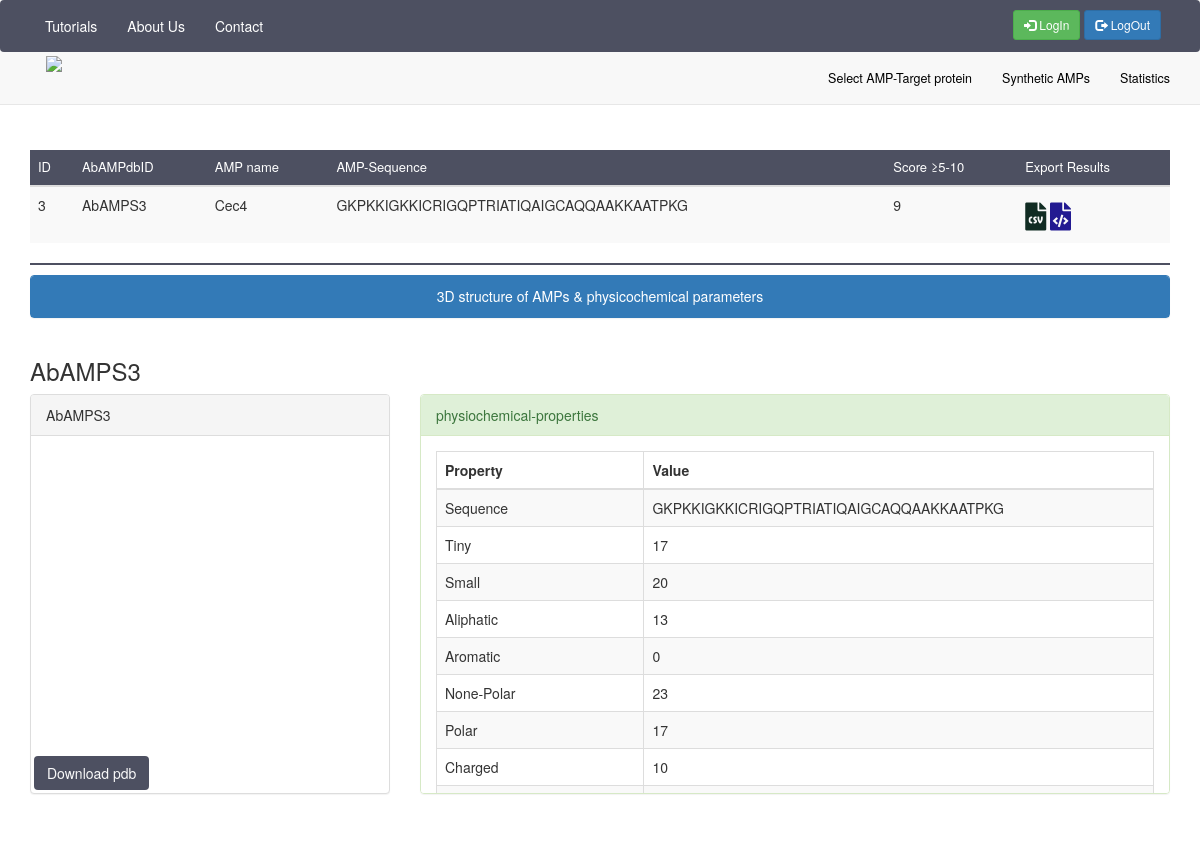
The page /synthetic/synthetic/3 on the database its author committed.
### synthetic/models.py (models this page shows, shortened)
class Synthetic(models.Model):
    starget_protein = models.ForeignKey(
        Stargetproteins, on_delete=models.SET_NULL, null=True, blank=True)
    sdock = models.ManyToManyField('Sdock', related_name='sdock')
    title = models.CharField(("Title"), max_length=255)
    name = models.CharField(("Name"), max_length=255)
    s = models.CharField(
        ("Synthetic_sequence"), max_length=500)
    synthetic_Tiny = models.IntegerField(("Tiny"))
    synthetic_Small = models.IntegerField(("Small"))
    synthetic_Aliphtic = models.IntegerField(("Synthetic_aliphatic"))
    synthetic_Aromatic = models.IntegerField(("Synthetic_aromatic"))
    synthetic_non_polar = models.IntegerField(("Synthetic_Non_Polar-aa"))
    synthetic_polar = models.IntegerField(("Synthetic_Polar-aa"))
    synthetic_charged_aa = models.IntegerField(("Synthetic_Charged-aa"))
    synthetic_basic = models.IntegerField(("Synthetic_Basic-aa"))
    synthetic_acidic = models.CharField(
        ("Synthetic_Acidic-aa"), max_length=255)
    synthetic_mol_weight_tiny = models.FloatField(
        ("Synthetic_Mole%-Tiny_aa"), max_length=255)
    synthetic_mol_weight_small = models.FloatField(
        ("Synthetic_Mole%-Small_aa"), max_length=255)
    synthetic_mol_weight_apliphatic = models.FloatField(
        ("Synthetic_Mole%-Aliphtic_aa"), max_length=255)
    synthetic_mol_weight_aromatic = models.CharField(
        ("Synthetic_Mole%-Aromatic_aa"), max_length=255)
    synthetic_mol_weight_non_polar = models.FloatField(
        ("Synthetic_Mole%-Non_Polar_aa"), max_length=255)
    synthetic_mol_weight_polar = models.FloatField(
        ("Synthetic_Mole%-Polar_aa"), max_length=255)
    synthetic_mol_weight_charged = models.FloatField(
        ("Synthetic_Mole%-Charged_aa"), max_length=255)
    synthetic_mol_weight_basic = models.FloatField(
        ("Synthetic_Mole%-Basic_aa"), max_length=255, default=None)
    synthetic_mol_weight_acidic = models.IntegerField(
        ("Synthetic_Mole%-Acidic_aa"), default=None)
    synthetic_molecular_weight = models.FloatField(
        ("Synthetic_mw"), max_length=255, default=None)
    synthetic_length = models.IntegerField(("Synthetic_length"), default=None)
    synthetic_charge = models.FloatField(
        ("Synthetic_Charge"), max_length=255, default=None)
    synthetic_isolelectric_point = models.FloatField(
        ("Synthetic_Isolelectric point"), max_length=255)
    synthetic_aliphatic_Index = models.FloatField(
        ("Synthetic_Aliphatic Index"), max_length=255, default=None)
    synthetic_instability_Index = models.FloatField(
        ("Synthetic_Instability Index"), max_length=255)
    synthetic_bomanIndex = models.FloatField(
        ("Synthetic_BomanIndex"), max_length=255)
    synthetic_hydrophobicity = models.FloatField(
        ("Synthetic_Hydrophobicity"), max_length=255)
    synthetic_hydrophobic_moment = models.FloatField(
        ("Synthetic_Hydrophobic moment"), max_length=255)
    synthetic_toxicity = models.CharField(
        ("Synthetic_Toxicity"), max_length=255, default=None)
    synthetic_hemolytic_activity = models.FloatField(
        ("Synthetic_Hemolytic activity"), max_length=255)
    synthetic_score = models.IntegerField(("Synthetic_Score"), default=None)
    synthetic_pdb_name = models.CharField(
        ("Synthetic_PDBName"), max_length=255, default=None)

### synthetic/views.py (the view)
# urls.py: path("synthetic/<int:synthetic_id>", views.submit_synthetic, name='submit_synthetic'),
def submit_synthetic(request, synthetic_id):
    synthetic = Synthetic.objects.get(pk=synthetic_id)
    return render(request, "synthetic/synthetic.html", {
        "synthetic": synthetic,
    })

### synthetic/templates/synthetic/synthetic.html (shortened to what this page needs)
{% extends 'base.html' %} {% block content %} {% load static %}
<head>
    <link rel="stylesheet" href="https://cdnjs.cloudflare.com/ajax/libs/OwlCarousel2/2.3.4/assets/owl.carousel.min.css"
    />
    <link rel="stylesheet" href="https://cdnjs.cloudflare.com/ajax/libs/OwlCarousel2/2.3.4/assets/owl.theme.default.min.css"
 />
    <link rel="stylesheet" href="https://cdnjs.cloudflare.com/ajax/libs/OwlCarousel2/2.3.4/assets/owl.carousel.min.css"
    />
    <link rel="stylesheet" href="https://cdnjs.cloudflare.com/ajax/libs/OwlCarousel2/2.3.4/assets/owl.theme.default.min.css"
 />
    <link rel="stylesheet" href="https://cdnjs.cloudflare.com/ajax/libs/font-awesome/4.7.0/css/font-awesome.min.css">
    <link rel="stylesheet" href="https://cdnjs.cloudflare.com/ajax/libs/font-awesome/5.15.3/css/all.min.css">
</head>
<table class="table table-striped w-auto" id="myTable">
    <thead style="background-color: #4D5061; color: white;" font-weight="normal" font-size="small">
        <tr>
            <th scope="col" style="font-size: small; font-weight: normal;">ID</th>
            <th scope="col" style="font-size: small; font-weight: normal;">AbAMPdbID</th>
            <th scope="col" style="font-size: small; font-weight: normal;">AMP name</th>
            <th scope="col" style="font-size: small; font-weight: normal;">AMP-Sequence</th>
            <th scope="col" style="font-size: small; font-weight: normal;">Score ≥5-10</th>
            <th scope="col" style="font-size: small; font-weight: normal;">Export Results</th>
        </tr>
    </thead>
    <tbody>
        <tr class="table-info">
            <td>{{ synthetic.id }}</td>
            <td>{{ synthetic.title }}</td>
            <td>{{ synthetic.name }}</td>
            <td>{{ synthetic.s }}</td>
            <td>{{ synthetic.synthetic_score }}</td>
            <td><button onclick="tableToCSV()" style="background-color: #f9f9f9; font-size:28px; margin: 0; padding: 0;"><i class="fas fa-file-csv" style="color: rgb(17, 44, 35); margin-top: -10px;"></i></button>
                <button onclick="tableToXML()" style="background-color: #f9f9f9; font-size: 28px; margin: 0; padding: 0;">
                    <i class="fas fa-file-code" style="color: rgb(34, 26, 145); margin-top: -10px;"></i>
                  </button>
            </td>
    </tbody>
</table>
<hr />
<body>
    <div class="row">
        <div class="col-md-12 col-sm-12 col-xs-20">
            <div class="panel panel-primary">
                <div class="panel-heading" align="center">
                    3D structure of AMPs & physicochemical parameters
                </div>
            </div>
        </div>
    </div>
    <h3>{{ synthetic.title }}</h3>
    <div class="row">
        <div class="col-md-4 col-sm-4 col-xs-12">
            <div class="panel panel-default" style="height: 400px;">
                <div class="panel-heading">
                    {{ synthetic.title }}
                </div>
                <div>
                    <div id="container-01" class="mol-container"></div>
                    <div>
                        <a style="background-color: #4D5061; color: #f9f9f9; margin: 20px; margin-left: 3px;" role="button" href='/synthetic/static/{{ synthetic.synthetic_pdb_name }}' download='/synthetic/static/{{ synthetic.synthetic_pdb_name }}' class="btn btn-light text-dark ml-0">
                            Download pdb
                        </a></div>
                </div>
            </div>
        </div>
        <div class="col-md-8 col-sm-8 col-xs-12">
            <div class="panel panel-success" style="height: 400px;overflow: scroll;">
                <div class="panel-heading">
                    physiochemical-properties
                </div>
                <div class="panel-body">
                    <div class="table-responsive">
                        <table class="table table-striped table-bordered table-hover" id="table_1">
                            <thead>
                                <tr>
                                    <th>Property</th>
                                    <th>Value</th>
                                </tr>
                            </thead>
                            <tbody>
                                <tr>
                                    <td>Sequence</td>
                                    <td>{{ synthetic.s }}</td>
                                </tr>
                                <tr>
                                    <td>Tiny</td>
                                    <td>{{ synthetic.synthetic_Tiny }}</td>
                                </tr>
                                <tr>
                                    <td>Small</td>
                                    <td>{{ synthetic.synthetic_Small }}</td>
                                </tr>
                                <tr>
                                    <td>Aliphatic</td>
                                    <td>{{ synthetic.synthetic_Aliphtic }}</td>
                                </tr>
                                <tr>
                                    <td>Aromatic</td>
                                    <td>{{ synthetic.synthetic_Aromatic }}</td>
                                </tr>
                                <tr>
                                    <td>None-Polar</td>
                                    <td>{{ synthetic.synthetic_non_polar }}</td>
                                </tr>
                                <tr>
                                    <td>Polar</td>
                                    <td>{{ synthetic.synthetic_polar }}</td>
                                </tr>
                                <tr>
                                    <td>Charged</td>
                                    <td>{{ synthetic.synthetic_charged_aa }}</td>
                                </tr>
                                <tr>
                                    <td>Basic</td>
                                    <td>{{ synthetic.synthetic_basic }}</td>
                                </tr>
                            </tbody>
                        </table>
                    </div>
                </div>
            </div>
        </div>
    </div>
{% endblock %}

### synthetic/templates/synthetic/synthetic.html (style rules this page uses)
hr { border: 1px solid #4D5061; margin: 10px 0; }
#container-01 { width: 90%; height: 300px; position: relative; left: 10px; top: 10px; bottom: 50px; }
a:link { text-decoration: none; }
body { padding-top: 150px; }
button { background-color: #4B6887; color: white; border: none; padding: 10px 20px; text-align: center; text-decoration: none; display: inline-block; font-size: 16px; margin: 4px 2px; cursor: pointer; }

### rows shown on the page
Synthetic: id "3", title "AbAMPS3", name "Cec4", s "GKPKKIGKKICRIGQPTRIATIQAIGCAQQAAKKAATPKG", synthetic_score "9", synthetic_Tiny "17", synthetic_Small "20", synthetic_Aliphtic "13", synthetic_Aromatic "0", synthetic_non_polar "23", synthetic_polar "17", synthetic_charged_aa "10"
